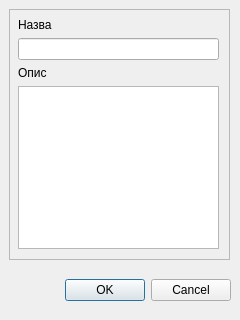
<?xml version="1.0" encoding="UTF-8"?>
<ui version="4.0">
 <class>Dialog_createSkill</class>
 <widget class="QDialog" name="Dialog_createSkill">
  <property name="geometry">
   <rect>
    <x>0</x>
    <y>0</y>
    <width>240</width>
    <height>320</height>
   </rect>
  </property>
  <property name="windowTitle">
   <string>Створити навичку</string>
  </property>
  <property name="modal">
   <bool>true</bool>
  </property>
  <widget class="QDialogButtonBox" name="buttonBox">
   <property name="geometry">
    <rect>
     <x>10</x>
     <y>270</y>
     <width>221</width>
     <height>41</height>
    </rect>
   </property>
   <property name="orientation">
    <enum>Qt::Horizontal</enum>
   </property>
   <property name="standardButtons">
    <set>QDialogButtonBox::Cancel|QDialogButtonBox::Ok</set>
   </property>
  </widget>
  <widget class="QFrame" name="frame">
   <property name="geometry">
    <rect>
     <x>9</x>
     <y>9</y>
     <width>221</width>
     <height>251</height>
    </rect>
   </property>
   <property name="frameShape">
    <enum>QFrame::StyledPanel</enum>
   </property>
   <property name="frameShadow">
    <enum>QFrame::Raised</enum>
   </property>
   <widget class="QWidget" name="gridLayoutWidget">
    <property name="geometry">
     <rect>
      <x>9</x>
      <y>9</y>
      <width>201</width>
      <height>231</height>
     </rect>
    </property>
    <layout class="QGridLayout" name="gridLayout">
     <item row="0" column="0">
      <widget class="QLabel" name="label">
       <property name="text">
        <string>Назва</string>
       </property>
      </widget>
     </item>
     <item row="1" column="0">
      <widget class="QLineEdit" name="lineEdit_name">
       <property name="text">
        <string/>
       </property>
      </widget>
     </item>
     <item row="2" column="0">
      <widget class="QLabel" name="label_2">
       <property name="text">
        <string>Опис</string>
       </property>
      </widget>
     </item>
     <item row="3" column="0">
      <widget class="QTextEdit" name="textEdit_descr"/>
     </item>
    </layout>
   </widget>
  </widget>
 </widget>
 <resources/>
 <connections>
  <connection>
   <sender>buttonBox</sender>
   <signal>accepted()</signal>
   <receiver>Dialog_createSkill</receiver>
   <slot>accept()</slot>
   <hints>
    <hint type="sourcelabel">
     <x>248</x>
     <y>254</y>
    </hint>
    <hint type="destinationlabel">
     <x>157</x>
     <y>274</y>
    </hint>
   </hints>
  </connection>
  <connection>
   <sender>buttonBox</sender>
   <signal>rejected()</signal>
   <receiver>Dialog_createSkill</receiver>
   <slot>reject()</slot>
   <hints>
    <hint type="sourcelabel">
     <x>316</x>
     <y>260</y>
    </hint>
    <hint type="destinationlabel">
     <x>286</x>
     <y>274</y>
    </hint>
   </hints>
  </connection>
 </connections>
</ui>
